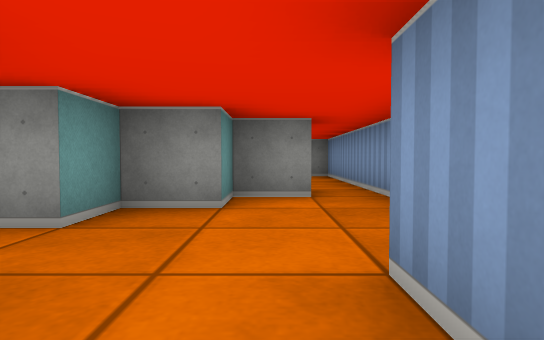
view 1 (above)

13 first-person views from a walk through a cub3D maze. The camera is about half as high as the walls, tilts 2° down and sees 75° across. The floor is counted in squares. Each view is taken from the middle of a square. On the plan, view 1 faces up. The plan holds only what a view shows up to about 9 squares ahead; the rest is blank.

view 2
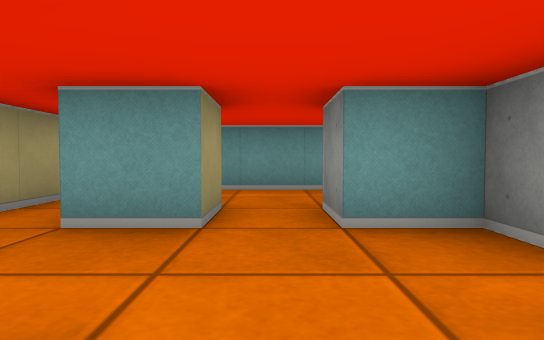

view 3
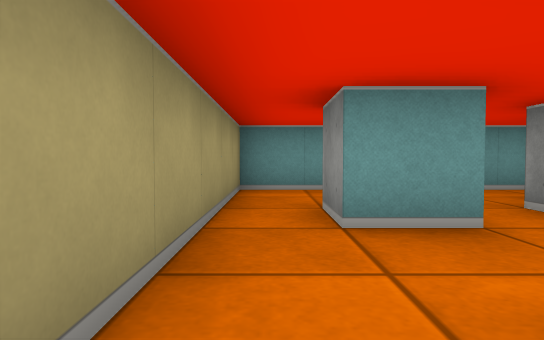

view 4
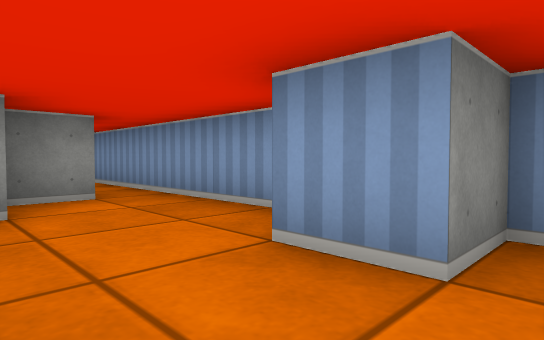

view 5
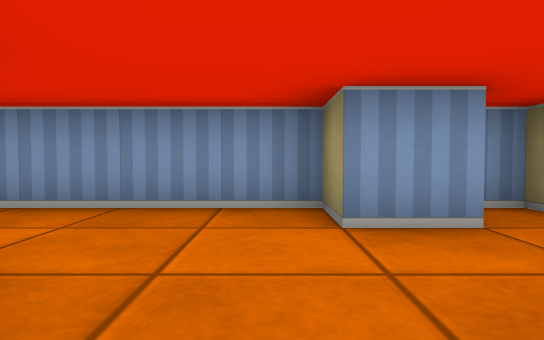

view 6
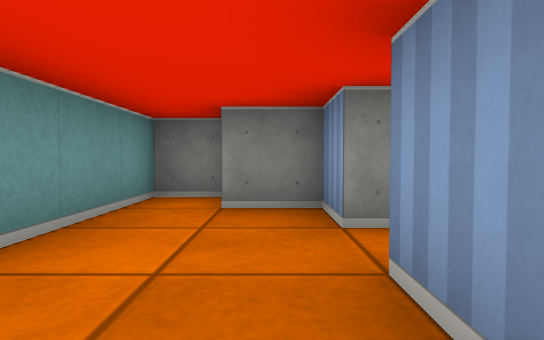

view 7
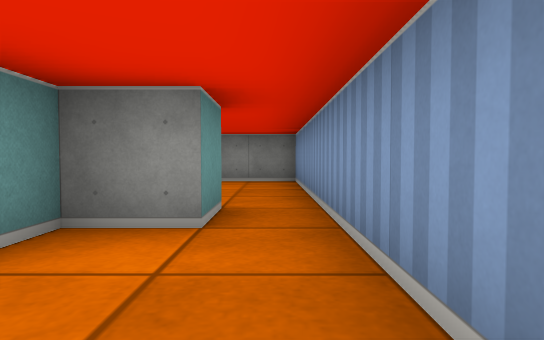

view 8
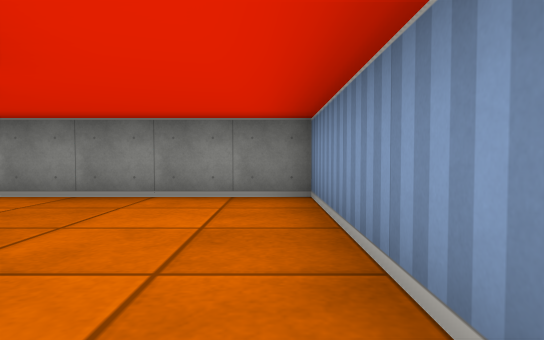

view 9
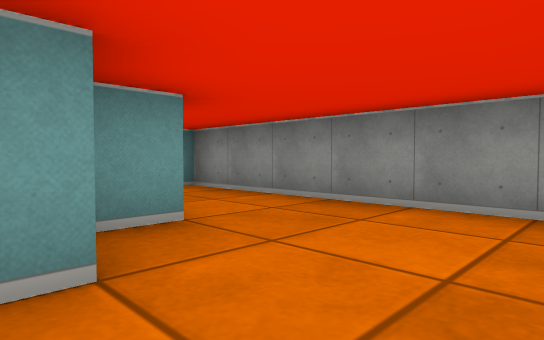

view 10
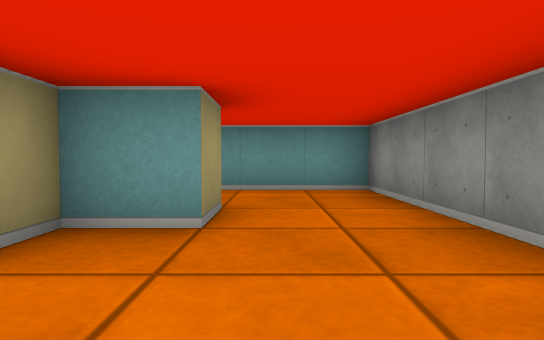

view 11
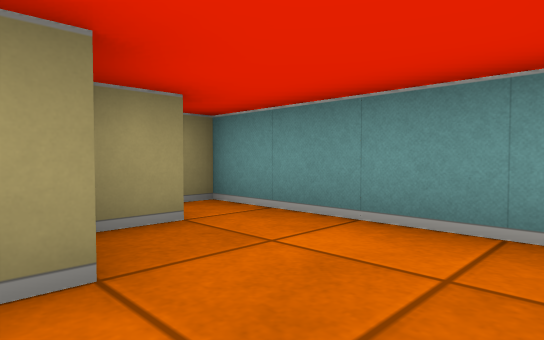

view 12
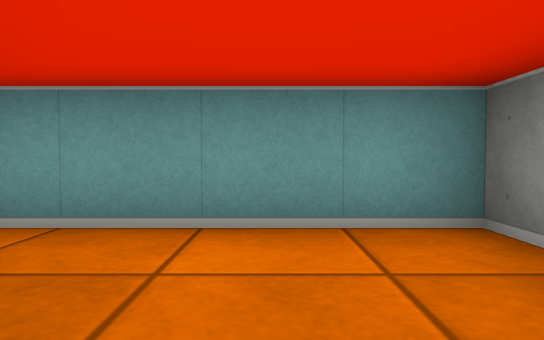

view 13
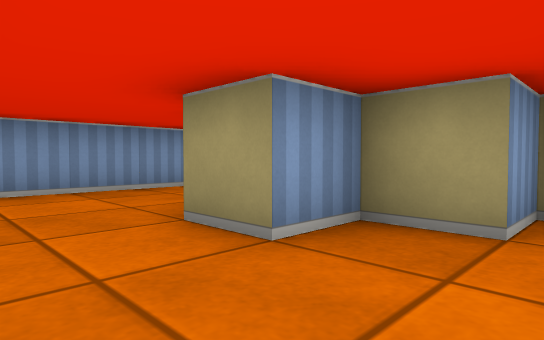

### Floor plan
Ten units are one square. View 1 is at (0, 0); x grows to the right and y downward. Boxes are objects, and circles mark ways between rooms. Rooms are numbered by the first view taken in them; rooms with no view inside come last. Other rooms are left out.
<svg viewBox="-50 -100 70 110">
<path fill="none" stroke="#000" d="M-25 -15 -15 -15 -15 -5 -25 -5 -25 -15M-36 -45 -45 -45 -45 5 15 5 15 -5 5 -5 5 -15 15 -15 15 -45M5 -45 -5 -45 -5 -35 -15 -35 -15 -25 -25 -25 -25 -35 -35 -35M-5 -66 -5 -61M5 -55 5 -45M15 -45 15 -95 -45 -95 -45 -55 -35 -55 -35 -65 -25 -65 -25 -75 -15 -75 -15 -65 -9 -65"/>
<circle cx="10" cy="-50" r="3" fill="#2a7"/>
<text x="-20" y="-20">1</text>
<text x="-10" y="-80">2</text>
</svg>
Room 1 opens to room 2.

Where each view was taken, in squares from view 1:
view 1: 0 up, 0 right, facing up
view 2: 2 up, 1 right, facing left
view 3: 0 up, 1 right, facing left
view 4: 0 up, 1 left, facing up-right
view 5: 2 up, 2 left, facing right
view 6: 0 up, 3 left, facing up
view 7: 2 up, 1 right, facing up
view 8: 5 up, 1 right, facing up
view 9: 6 up, 1 right, facing up-left
view 10: 8 up, 1 right, facing left
view 11: 9 up, 2 left, facing down-left
view 12: 8 up, 2 left, facing left
view 13: 9 up, 4 left, facing down-right
